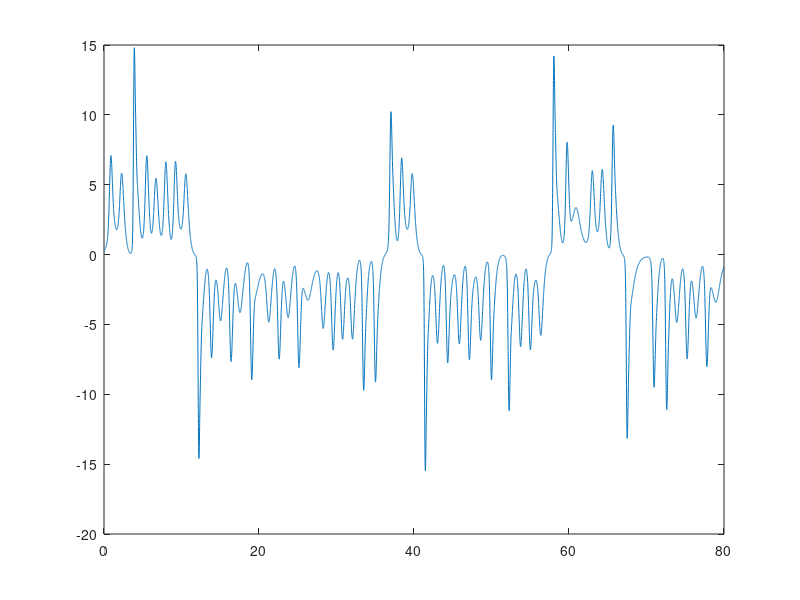

This chart was generated by the following MATLAB code:
%Defining the values of invovled parameters 
a = 3; b = 14; c = 3.9; 
%Initial conditions
t0 = 0; x0 = 0.2; y0 = 0.4; z0 = 0.2;
t(1) = t0; x(1) = x0; y(1) = y0; z(1) = z0;
%step size and number of iteration
 N = 10000; h = 80/N;
 f1 = (exp(a*h)-1)/(a); f2 = exp(h)-1; f3 = (exp(c*h)-1)/(c);
 for i = 1:N;
    t(i+1) = t(i)+h;
    x(i+1) = (f1*(a*y(i)+b*y(i)*z(i))+x(i))/(1+a*f1);                                                                             
    y(i+1) = (f2*(4*x(i+1)*z(i))+y(i))/(f2*(10*(y(i))^2+1)+1);
    z(i+1) =  f3*(c*z(i)-x(i+1)*y(i+1))+z(i);
 end
plot (t, x)